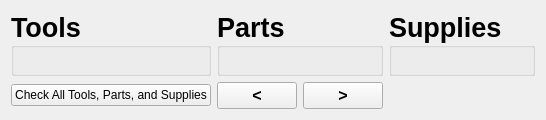
              <widget class="QWidget" name="page_14">
               <layout class="QGridLayout" name="gridLayout_17" rowstretch="1,0">
                <item row="0" column="1">
                 <widget class="QGroupBox" name="Parts">
                  <property name="font">
                   <font>
                    <family>Arial</family>
                    <pointsize>20</pointsize>
                    <weight>75</weight>
                    <bold>true</bold>
                   </font>
                  </property>
                  <property name="title">
                   <string>Parts</string>
                  </property>
                 </widget>
                </item>
                <item row="0" column="0">
                 <widget class="QGroupBox" name="Tools">
                  <property name="font">
                   <font>
                    <family>Arial</family>
                    <pointsize>20</pointsize>
                    <weight>75</weight>
                    <bold>true</bold>
                   </font>
                  </property>
                  <property name="title">
                   <string>Tools</string>
                  </property>
                 </widget>
                </item>
                <item row="0" column="2">
                 <widget class="QGroupBox" name="Supplies">
                  <property name="font">
                   <font>
                    <family>Arial</family>
                    <pointsize>20</pointsize>
                    <weight>75</weight>
                    <bold>true</bold>
                   </font>
                  </property>
                  <property name="title">
                   <string>Supplies</string>
                  </property>
                 </widget>
                </item>
                <item row="1" column="1">
                 <layout class="QHBoxLayout" name="horizontalLayout_5">
                  <item alignment="Qt::AlignRight">
                   <widget class="QPushButton" name="previousButton">
                    <property name="sizePolicy">
                     <sizepolicy hsizetype="Maximum" vsizetype="Maximum">
                      <horstretch>0</horstretch>
                      <verstretch>0</verstretch>
                     </sizepolicy>
                    </property>
                    <property name="font">
                     <font>
                      <family>Arial</family>
                      <pointsize>12</pointsize>
                      <weight>75</weight>
                      <bold>true</bold>
                     </font>
                    </property>
                    <property name="text">
                     <string>&lt;</string>
                    </property>
                   </widget>
                  </item>
                  <item alignment="Qt::AlignLeft">
                   <widget class="QPushButton" name="nextButton">
                    <property name="sizePolicy">
                     <sizepolicy hsizetype="Maximum" vsizetype="Maximum">
                      <horstretch>0</horstretch>
                      <verstretch>0</verstretch>
                     </sizepolicy>
                    </property>
                    <property name="font">
                     <font>
                      <family>Arial</family>
                      <pointsize>12</pointsize>
                      <weight>75</weight>
                      <bold>true</bold>
                     </font>
                    </property>
                    <property name="text">
                     <string>&gt;</string>
                    </property>
                   </widget>
                  </item>
                 </layout>
                </item>
                <item row="1" column="0">
                 <widget class="QPushButton" name="checkEmAllButton">
                  <property name="text">
                   <string>Check All Tools, Parts, and Supplies</string>
                  </property>
                 </widget>
                </item>
               </layout>
              </widget>
